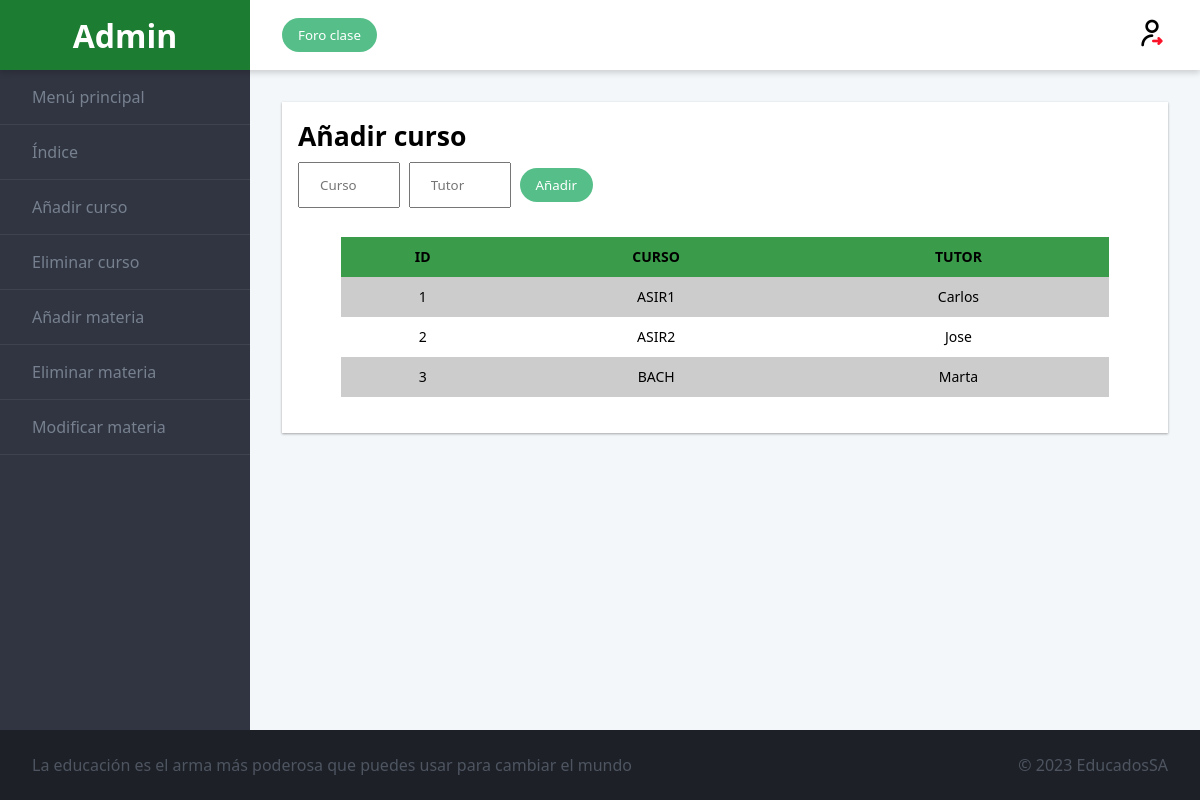
Page /admin/Materias/añadirc.php (signed in) on the committed database.
### tables this page shows
CREATE TABLE `curso` (
  `id_curso` int(4) NOT NULL,
  `curso` varchar(50) DEFAULT NULL,
  `tutor` varchar(50) DEFAULT NULL
);

### admin/Materias/añadirc.php (the view, shortened to what this page needs)
<!DOCTYPE html>
<html lang="en">
  <head>
    <link rel="stylesheet" href="../style.css">
  </head>
  <body>
  <div class="admin">
  <header class="admin__header">
    <a href="adminindex.php" class="logo">
      <?php echo "<h1>$_SESSION[nombre]</h1>"; ?>
    </a>
    <div class="toolbar">
      <button class="btn  btn--primary">Foro clase</button>
      <a href="../../cerrar_sesion.php" class="logout"><img src="../img/cerrar-sesion.png"></a>
    </div>
  </header>
  <nav class="admin__nav">
  <ul class="menu">
      <li class="menu__item">
        <a class="menu__link" href="../adminindex.php">Menú principal</a>
      </li>
      <li class="menu__item">
        <a class="menu__link" href="./materias.php">Índice</a>
      </li>
      <li class="menu__item">
        <a class="menu__link" href="./añadirc.php">Añadir curso</a>
      </li>
      <li class="menu__item">
        <a class="menu__link" href="./eliminarc.php">Eliminar curso</a>
      </li>
      <li class="menu__item">
        <a class="menu__link" href="./añadir.php">Añadir materia</a>
      </li>
      <li class="menu__item">
        <a class="menu__link" href="./eliminarm.php">Eliminar materia</a>
      </li>
      <li class="menu__item">
        <a class="menu__link" href="./actualizarm.php">Modificar materia</a>
      </li>
    </ul>
  </nav>
  <main class="admin__main">
    <div class="dashboard">
      <div class="dashboard__item dashboard__item--full">
        <div class="card">
        <h5>Añadir curso</h5>
        <form action="añadirc2.php" method="POST">
            <input type="text" name="curso" id="curso" placeholder="Curso" required/>
            <input type="text" name="tutor" id="tutor" placeholder="Tutor" required/>
            <input type="submit" value="Añadir" name="añadir"  class="btn  btn--primary">
        </form>
            <?php
                $conexion = mysqli_connect("db", "root", "rootroot") or die("No se puede conectar con el servidor");
                mysqli_select_db($conexion, "educados") or die("No se puede seleccionar la base de datos");
                $instruccion = "SELECT * FROM curso";
                $consulta = mysqli_query($conexion, $instruccion) or die("Fallo en la consulta");
                $nfilas = mysqli_num_rows($consulta);
                if ($nfilas > 0) {
                    print("<TABLE class='table'>\n");
                    print("<TR>\n");
                    print("<TH>ID</TH>\n");
                    print("<TH>CURSO</TH>\n");
                    print("<TH>TUTOR</TH>\n");
                    print("</TR>\n");
                for ($i = 0; $i < $nfilas; $i++) {
                    $resultado = mysqli_fetch_array($consulta);
                    print("<TR>\n");
                    print("<TD>" . $resultado['id_curso'] . "</TD>\n");
                    print("<TD>" . $resultado['curso'] . "</TD>\n");
                    print("<TD>" . $resultado['tutor'] . "</TD>\n");
                    print("</TR>\n");
                }
                print("</TABLE>\n");
            } else {
                print("No hay cursos disponibles para mostrar");
            }
    ?>
        </div>
      </div>
    </div>
  </main>
  <footer class="admin__footer">
    <ul class="ticker">
      <li class="ticker__item">La educación es el arma más poderosa que puedes usar para cambiar el mundo</li>
    </ul>
    <span>
      &copy; 2023 EducadosSA
    </span>
  </footer>
</div>
  </body>
</html>

### admin/style.css (style rules this page uses)
* { box-sizing: border-box; margin: 0; font-family: 'Source Sans 3', 'Segoe UI', Tahoma, Geneva, Verdana, sans-serif; }
body { height: 100%; overflow-x: hidden; margin: 0; }
.admin { --spacing: 1rem; display: flex; flex-wrap: wrap; display: grid; height: 100vh; grid-template-rows: 70px 1fr 70px; grid-template-columns: 250px 1fr; grid-template-areas: "header header" "nav main" "footer footer"; }
.admin__header { display: flex; flex-basis: 100%; grid-area: header; height: 70px; background-color: #fff; box-shadow: 0 3px 6px rgba(0, 0, 0, 0.16); position: relative; }
.admin__nav { flex: 0 0 250px; grid-area: nav; background-color: #313541; }
.admin__main { flex: 1; grid-area: main; padding: var(--spacing); overflow-y: auto; overflow-x: hidden; -webkit-overflow-scrolling: touch; background-color: #f4f7fa; }
.admin__footer { display: flex; grid-area: footer; flex-basis: 100%; justify-content: space-between; align-items: center; height: 70px; padding: 0 var(--spacing); color: #4e5561; background-color: #1d2127; }
@media screen and (min-width: 48rem) { .admin { --spacing: 2rem; } }
.dashboard { --column-count: 2; display: flex; flex-wrap: wrap; margin: 0 calc(var(--spacing) * -0.5); display: grid; grid-template-columns: repeat(var(--column-count), 1fr); grid-gap: var(--spacing); }
.dashboard__item { flex: 1 1 50%; grid-column-end: span 2; padding: calc(var(--spacing) / 2); }
.dashboard__item--full { flex-basis: 100%; grid-column: 1/-1; }
@media screen and (min-width: 48rem) { .dashboard { --column-count: 4; } }
a { color: #1c7c31; text-decoration: none; }
img { max-width: 100%; height: auto; }
.logo { display: flex; flex: 0 0 250px; height: 70px; justify-content: center; align-items: center; position: relative; margin: 0; color: #fff; background-color: #1c7c31; font-size: 1rem; }
.logo h1 { margin: 0; }
.toolbar { display: flex; flex: 1; justify-content: space-between; align-items: center; padding: 0 var(--spacing); }
.menu { list-style-type: none; padding: 0; }
.menu__item { border-bottom: 1px solid rgba(255, 255, 255, 0.07); }
.menu__link { display: block; padding: 1rem 2rem; color: #76808f; text-decoration: none; }
.card { height: 100%; padding: 1rem; font-size: 2rem; font-weight: 300; background-color: #fff; box-shadow: 0 1px 3px rgba(0, 0, 0, 0.12), 0 1px 2px rgba(0, 0, 0, 0.24); transition: all 0.3s cubic-bezier(0.25, 0.8, 0.25, 1); }
.btn { display: inline-block; border-radius: 5em; border: 0; padding: 0.5rem 1rem; white-space: nowrap; }
.btn--primary { color: #fff; background-color: #56bf89; }
.ticker { list-style-type: none; padding: 0; margin: 0; display: flex; flex-wrap: wrap; }
.ticker__item { margin-right: 1rem; }
table { width: 90%; border-collapse: collapse; border-spacing: 0; font-size: 14px; font-family: 'Source Sans 3', 'Segoe UI', Tahoma, Geneva, Verdana, sans-serif; text-align: center; margin: 20px auto; }
th, td { padding: 10px; vertical-align: center; border: 1px solid #41414100; }
th { background-color: #3a9c4a; font-weight: bold; }
tr:nth-child(even) td { background-color: #cccccc; }
input[type=text] { width: 12%; padding: 12px 20px; margin: 8px 0; box-sizing: border-box; }

### rows in the picture
curso: id_curso "1", curso "ASIR1", tutor "Carlos"
curso: id_curso "2", curso "ASIR2", tutor "Jose"
curso: id_curso "3", curso "BACH", tutor "Marta"

### other values in the picture
$_SESSION[nombre] "Admin"
